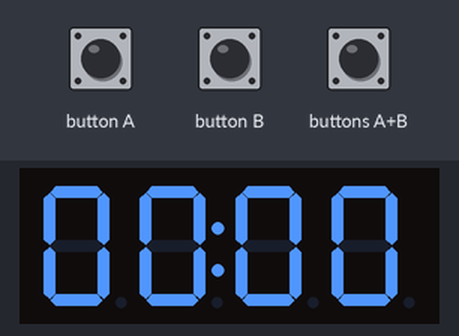
A program run on a simulated BBC micro:bit (MakeCode). Shown: 4-digit seven-segment display. The inputs (shaded band) are chosen by the test bench.

Above: at 1.2 s.
1.3 s: button A pressed for 0.15 s
At 2.8 s:
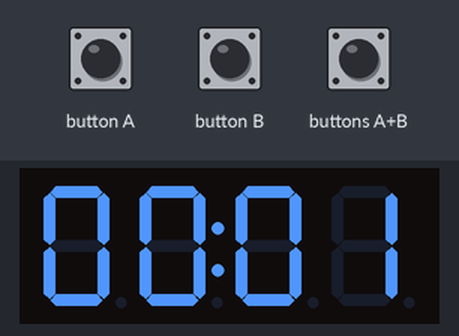
4.4 s: button B pressed for 0.15 s
At 5.3 s:
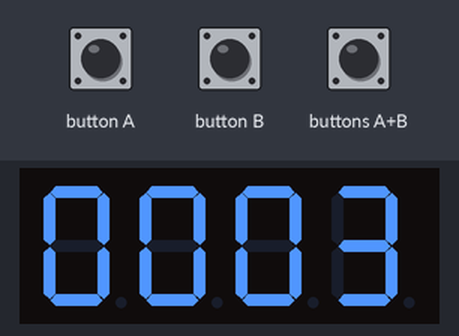
7.5 s: buttons A+B pressed for 0.15 s
At 8.8 s:
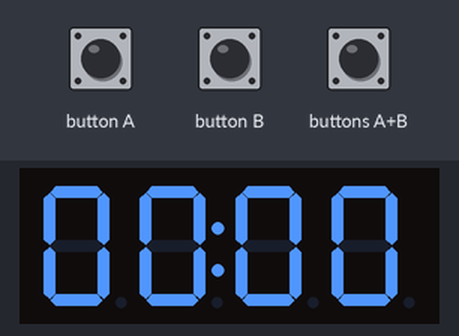
9.1 s: button A pressed for 0.15 s
At 11.8 s:
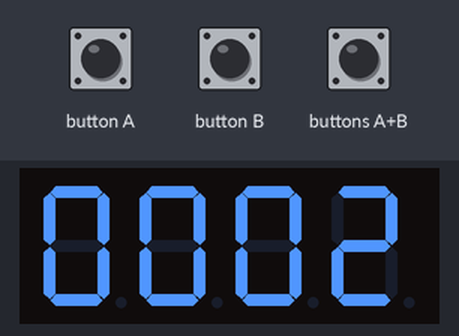
Timing chart, 0 to 13.2 s (numbered marks = the images above; inputs shaded):
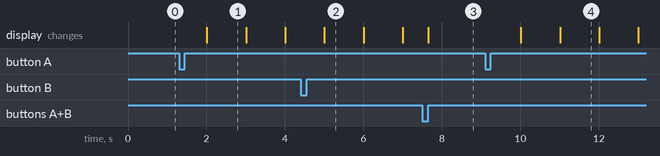

The program:

main.ts
```typescript
input.onButtonPressed(Button.A, function () {
    StatusSystem = Run
    StatusDisplay = Aan
    StatusDP = Blink
})
input.onButtonPressed(Button.AB, function () {
    StatusSystem = Halt
    StatusDisplay = Aan
    StatusDP = Aan
    Minuten = 0
    seconden = 0
    ToonTijd(Minuten, seconden, StatusDP)
})
function ToonTijd (Min: number, Sec: number, Dp: number) {
    DisplayTijd = Minuten * 100 + seconden
    tm.showNumber(DisplayTijd)
    if (Dp == Blink) {
        if (DpOn == Aan) {
            DpOn = Uit
            tm.showDP(1, false)
        } else {
            DpOn = Aan
            tm.showDP(1, true)
        }
    } else {
        tm.showDP(1, true)
    }
}
input.onButtonPressed(Button.B, function () {
    StatusSystem = Run
    StatusDisplay = Hold
    StatusDP = Blink
})
let DpOn = 0
let DisplayTijd = 0
let tm: TM1637.TM1637LEDs = null
let StatusDP = 0
let StatusSystem = 0
let StatusDisplay = 0
let Minuten = 0
let seconden = 0
let Hold = 0
let Blink = 0
let Run = 0
let Halt = 0
let Uit = 0
let Aan = 0
Aan = 1
Uit = 0
Halt = 0
Run = 1
let Knipper = 1
let Stop = 0
Blink = 2
Hold = 0
seconden = 0
Minuten = 0
StatusDisplay = Hold
StatusSystem = Halt
StatusDP = Aan
tm = TM1637.create(
DigitalPin.P1,
DigitalPin.P2,
7,
4
)
tm.on()
ToonTijd(Minuten, seconden, StatusDP)
loops.everyInterval(1000, function () {
    if (StatusSystem == Run) {
        seconden += 1
        if (seconden >= 60) {
            seconden = 0
            Minuten += 1
            if (Minuten >= 60) {
                Minuten = 0
            }
        }
    }
    if (StatusDisplay == Aan) {
        ToonTijd(Minuten, seconden, StatusDP)
        if (StatusDP == Blink) {
            if (DpOn == Aan) {
                DpOn = Uit
                tm.showDP(1, false)
            } else {
                DpOn = Aan
                tm.showDP(1, true)
            }
        }
    }
    if (StatusDP == Blink) {
        if (DpOn == Aan) {
            DpOn = Uit
            tm.showDP(1, false)
        } else {
            DpOn = Aan
            tm.showDP(1, true)
        }
    }
})
```

test.ts
```typescript
// tests gaan hier; deze zal niet worden gecompileerd wanneer dit pakket wordt gebruikt als extensie.
```

Measured:
- after the input at 1.3 s, the display: changes after 0.71 s (image 1)
- after the input at 7.5 s, the display: changes after 0.15 s (image 3)
- after the input at 9.1 s, the display: first changes after 0.91 s (image 4 shows a later state)
- what the display in image 1 shows lasts 1.0 s, from 2.0 s to 3.0 s
